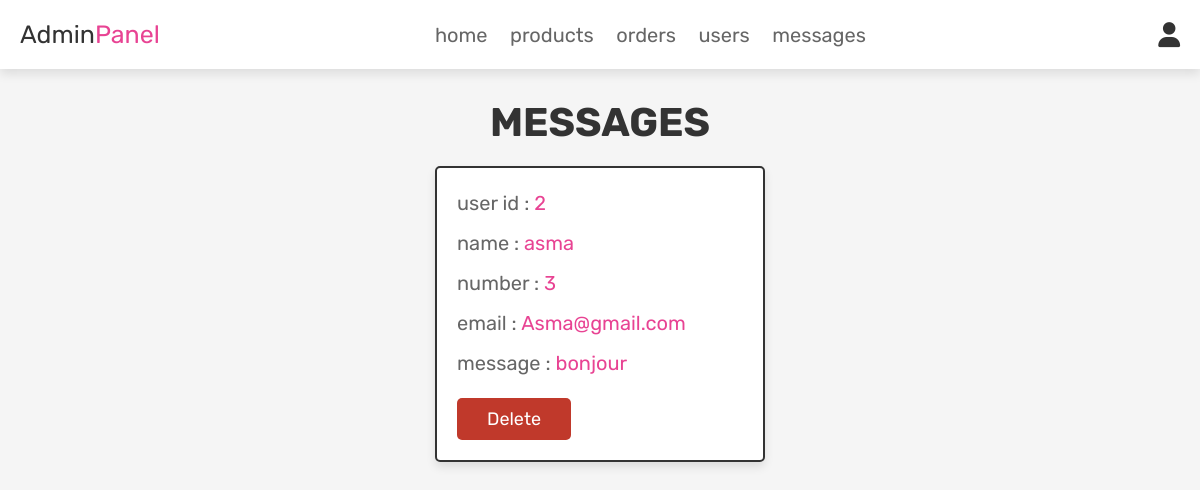
Screenshot of /admin_contacts.php (signed in) with the database file from the repository.
### tables this page shows
CREATE TABLE `message` (
  `id` int(100) NOT NULL,
  `user_id` int(100) NOT NULL,
  `name` varchar(100) NOT NULL,
  `email` varchar(100) NOT NULL,
  `number` varchar(100) NOT NULL,
  `message` varchar(100) NOT NULL
);

### admin_contacts.php (the view, shortened to what this page needs)
<?php
@include 'config.php';
?>
<!DOCTYPE html>
<html lang="en">
<head>
   <link rel="stylesheet" href="https://cdnjs.cloudflare.com/ajax/libs/font-awesome/6.0.0/css/all.min.css">
   <link rel="stylesheet"href="https://cdnjs.cloudflare.com/ajax/libs/animate.css/4.1.1/animate.min.css">
   <link rel="stylesheet" href="css/admin_style.css">
</head>
<body>
<?php @include 'admin_header.php'; ?>
<section class="messages">
   <h1 class="title">messages</h1>
   <div class="box-container">
      <?php
       $select_message = mysqli_query($conn, "SELECT * FROM `message`") or die('query failed');
       if(mysqli_num_rows($select_message) > 0){
          while($fetch_message = mysqli_fetch_assoc($select_message)){
      ?>
      <div class="box">
         <p>user id : <span><?php echo $fetch_message['user_id']; ?></span> </p>
         <p>name : <span><?php echo $fetch_message['name']; ?></span> </p>
         <p>number : <span><?php echo $fetch_message['number']; ?></span> </p>
         <p>email : <span><?php echo $fetch_message['email']; ?></span> </p>
         <p>message : <span><?php echo $fetch_message['message']; ?></span> </p>
         <a href="admin_contacts.php?delete=<?php echo $fetch_message['id']; ?>" onclick="return confirm('delete this message?');" class="delete-btn">delete</a>
      </div>
      <?php
         }
      }else{
         echo '<p class="empty">you have no messages!</p>';
      }
      ?>
   </div>
</section>
</body>
</html>

### css/admin_style.css (style rules this page uses)
:root { --pink:#e84393; --red:#c0392b; --orange:#f39c12; --black:#333; --white:#fff; --light-color:#666; --light-white:#ccc; --light-bg:#f5f5f5; --border:.2rem solid var(--black); --box-shadow:0 .5rem 1rem rgba(0,0,0,.1); }
* { font-family: 'Rubik', sans-serif; margin:0; padding:0; box-sizing: border-box; outline: none; border:none; text-decoration: none; transition:all .2s linear; }
html { font-size: 62.5%; overflow-x: hidden; scroll-behavior: smooth; scroll-padding-top: 6.5rem; }
body { background: var(--light-bg); }
section { padding:3rem 2rem; }
.title { text-align: center; margin-bottom: 2rem; color:var(--black); text-transform: uppercase; font-size: 4rem; }
.btn, .delete-btn, .option-btn { display: inline-block; border-radius: .5rem; margin-top: 1rem; font-size: 1.8rem; color:var(--white); cursor: pointer; padding:1rem 3rem; text-transform: capitalize; }
.delete-btn { background-color: var(--red); }
.messages .box-container { display: grid; grid-template-columns: repeat(auto-fit, 33rem); gap:1.5rem; align-items: flex-start; max-width: 1200px; margin: 0 auto; justify-content: center; }
.messages .box-container .box { padding:2rem; border:var(--border); background-color: var(--white); box-shadow: var(--box-shadow); border-radius: .5rem; }
.messages .box-container .box p { font-size: 2rem; color:var(--light-color); margin-bottom: 1rem; line-height: 1.5; }
.messages .box-container .box p span { color:var(--pink); }

### rows the page displays
message: user "2", name "asma", number "3", email "Asma@gmail.com", message "bonjour"
